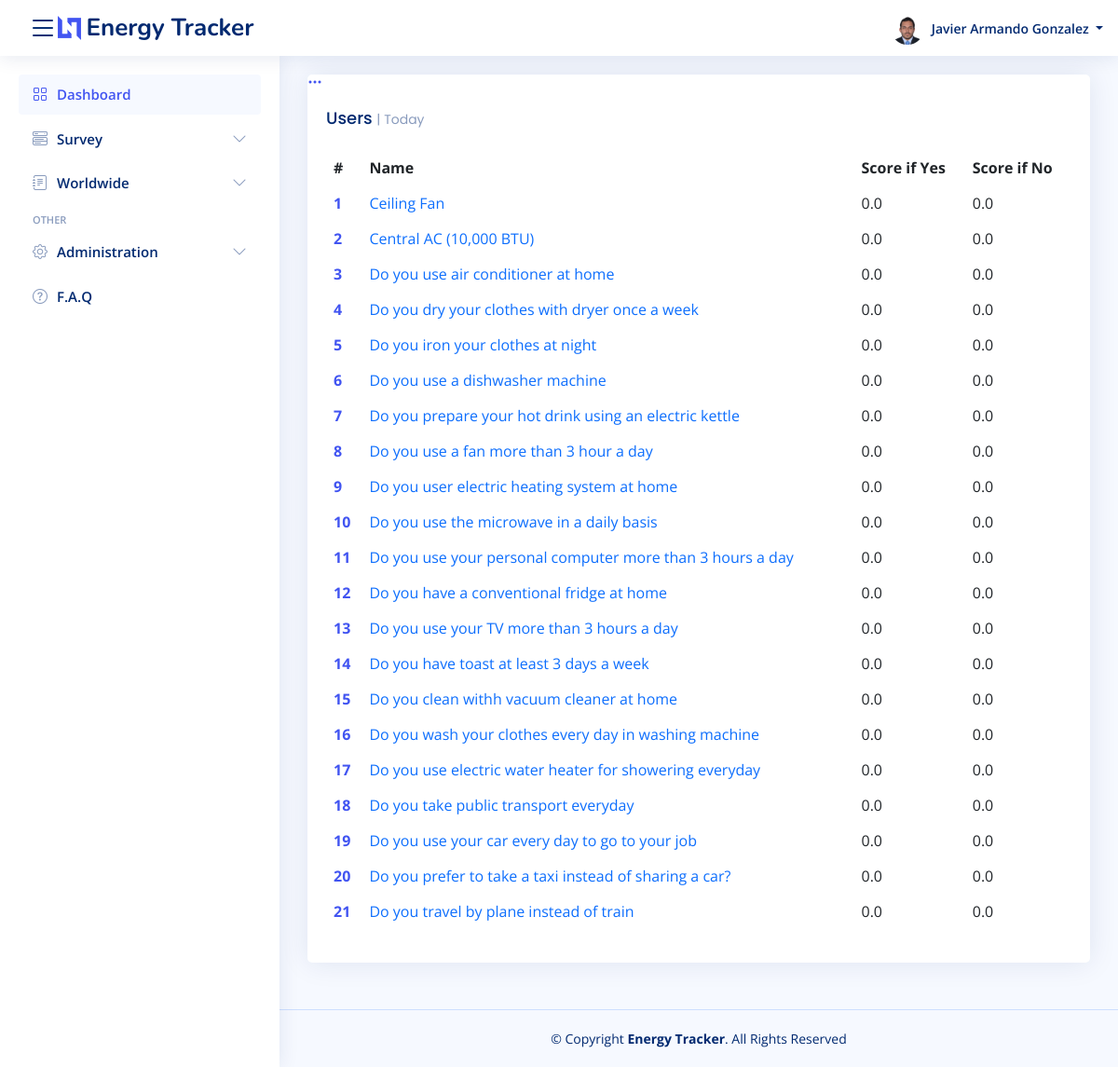
/questions/ (signed in), run on an earlier commit of the app's database.
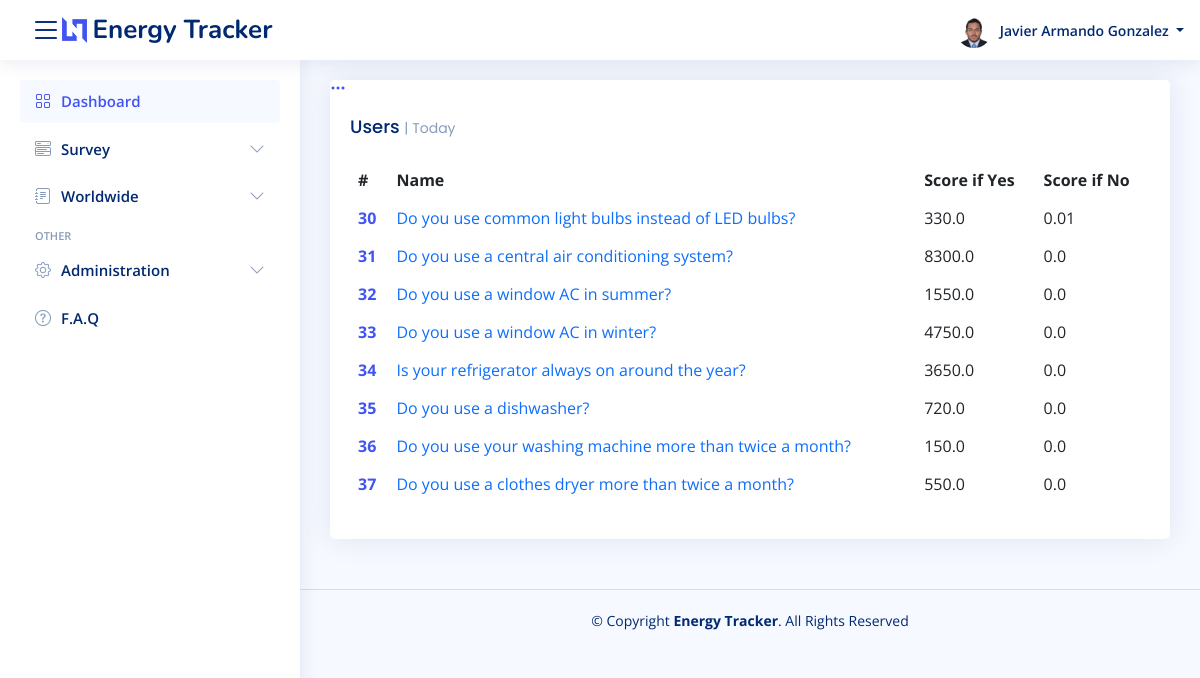
And on a later commit of the database.
### users/models.py (models this page shows, shortened)
class User(AbstractUser):
    username = None
    name = models.CharField(max_length = 100)
    email = models.EmailField(max_length = 254, unique=True)
    country = models.ForeignKey(Country, on_delete=models.CASCADE, null = True)
    USERNAME_FIELD = 'email'
    REQUIRED_FIELDS = []
    objects = CustomUserManager()
    profile_image = models.ImageField(upload_to="./energy_tracker/static/assets/img/profile/",null = True, default = None, blank=True)

### questions/models.py (models this page shows, shortened)
class Question(models.Model):
    name = models.CharField(max_length = 100)
    description = models.TextField()
    category = models.ForeignKey(QuestionCategory,on_delete=models.CASCADE)
    score_yes = models.FloatField()
    score_no = models.FloatField()

### questions/views.py (the view)
# urls.py: path('', views.index, name="dashboard_index"),
def index(request):
    questions = Question.objects.all()
    context = {
        'questions' : questions
    }
    return render(request, 'index.html', context)

### questions/templates/index.html (shortened to what this page needs)
{% extends "base.html" %}
{% block page_content %}
<div class="col-12">
    <div class="card recent-sales overflow-auto">
        <div class="filter">
            <a class="icon" href="#" data-bs-toggle="dropdown"><i class="bi bi-three-dots"></i></a>
        </div>
        <div class="card-body">
            <h5 class="card-title">Users <span>| Today</span></h5>
            <table class="table table-borderless datatable">
                <thead>
                    <tr>
                    <th scope="col">#</th>
                    <th scope="col">Name</th>
                    <th scope="col">Score if Yes</th>
                    <th scope="col">Score if No</th>
                    </tr>
                </thead>
                <tbody>
                    {% for item in questions %}
                    <tr>
                    <th scope="row"><a href="#">{{ item.id }}</a></th>
                    <td><a href="{% url 'question_detail' item.id %}" class="text-primary">{{ item.name }}</a></td>
                    <td>{{ item.score_yes }}</td>
                    <td>{{ item.score_no }}</td>
                    </tr>
                    {% endfor %}
                </tbody>
            </table>
        </div>
    </div>
</div>
{% endblock %}

### energy_tracker/templates/base.html (shortened to what this page needs)
{% load static %}
<link href="{% static 'assets/vendor/bootstrap/css/bootstrap.min.css' %}" rel="stylesheet">
<link href="{% static 'assets/vendor/bootstrap-icons/bootstrap-icons.css' %}" rel="stylesheet">
<link href="{% static 'assets/vendor/boxicons/css/boxicons.min.css' %}" rel="stylesheet">
<link href="{% static 'assets/vendor/quill/quill.snow.css' %}" rel="stylesheet">
<link href="{% static 'assets/vendor/quill/quill.bubble.css' %}" rel="stylesheet">
<link href="{% static 'assets/vendor/remixicon/remixicon.css' %}" rel="stylesheet">
<link href="{% static 'assets/vendor/simple-datatables/style.css' %}" rel="stylesheet">
<link href="{% static 'assets/css/style.css' %} " rel="stylesheet">
<header id="header" class="header fixed-top d-flex align-items-center">
    <div class="d-flex align-items-center justify-content-between">
      <i class="bi bi-list toggle-sidebar-btn"></i>
      <a href="{% url 'dashboard_index' %}" class="logo d-flex align-items-center">
        <img src="{% static 'assets/img/logo.png' %}"  alt="">
        <span class="d-none d-lg-block">Energy Tracker</span>
      </a>
    </div>
    <nav class="header-nav ms-auto">
      <ul class="d-flex align-items-center">
        {% if user.is_authenticated %}
        <li class="nav-item dropdown pe-3">
          <a class="nav-link nav-profile d-flex align-items-center pe-0" href="#" data-bs-toggle="dropdown">
            <img src="{{ user.profile_image|cut:'energy_tracker' }}" alt="Profile" class="rounded-circle">
            <span class="d-none d-md-block dropdown-toggle ps-2">
                {{user.name}}
            </span>
          </a>
        </li>
        {% endif %}
      </ul>
    </nav>
  </header>
  <aside id="sidebar" class="sidebar">
    <ul class="sidebar-nav" id="sidebar-nav">
      <li class="nav-item">
        <a class="nav-link " href="{% url 'dashboard_index' %}">
          <i class="bi bi-grid"></i>
          <span>Dashboard</span>
        </a>
      </li>
      <li class="nav-item">
        <a class="nav-link collapsed" data-bs-target="#components-nav" data-bs-toggle="collapse" href="#">
          <i class="bi bi-menu-button-wide"></i><span>Survey</span><i class="bi bi-chevron-down ms-auto"></i>
        </a>
      </li>
      <li class="nav-item">
        <a class="nav-link collapsed" data-bs-target="#forms-nav" data-bs-toggle="collapse" href="#">
          <i class="bi bi-journal-text"></i><span>Worldwide</span><i class="bi bi-chevron-down ms-auto"></i>
        </a>
          </li>
        </ul>
      <li class="nav-heading">Other</li>
      <li class="nav-item">
        <a class="nav-link collapsed" data-bs-target="#admin-nav" data-bs-toggle="collapse" href="#">
          <i class="bi bi-gear"></i>
          <span>Administration</span>
          <i class="bi bi-chevron-down ms-auto"></i>
        </a>
      </li>
      <li class="nav-item">
        <a class="nav-link collapsed" href="{% url 'notFound_index' %}">
          <i class="bi bi-question-circle"></i>
          <span>F.A.Q</span>
        </a>
      </li>
  </aside>
  <main id="main" class="main">
  {% block page_content %}{% endblock %}
  </main>
  <footer id="footer" class="footer">
    <div class="copyright">
      &copy; Copyright <strong><span>Energy Tracker</span></strong>. All Rights Reserved
    </div>
  </footer>

### energy_tracker/static/assets/css/style.css (style rules this page uses)
a { color: #4154f1; text-decoration: none; }
h1, h2, h3, h4, h5, h6 { font-family: "Nunito", sans-serif; }
#main { margin-top: 60px; padding: 20px 30px; transition: all 0.3s; }
.card { margin-bottom: 30px; border: none; border-radius: 5px; box-shadow: 0px 0 30px rgba(1, 41, 112, 0.1); }
.card-title { padding: 20px 0 15px 0; font-size: 18px; font-weight: 500; color: #012970; font-family: "Poppins", sans-serif; }
.card-title span { color: #899bbd; font-size: 14px; font-weight: 400; }
.card-body { padding: 0 20px 20px 20px; }
.logo { line-height: 1; }
@media (min-width: 1200px) { .logo { width: 280px; } }
.logo img { max-height: 26px; margin-right: 6px; }
.logo span { font-size: 26px; font-weight: 700; color: #012970; font-family: "Nunito", sans-serif; }
.header { transition: all 0.5s; z-index: 997; height: 60px; box-shadow: 0px 2px 20px rgba(1, 41, 112, 0.1); background-color: #fff; padding-left: 20px; }
.header .toggle-sidebar-btn { font-size: 32px; padding-left: 10px; cursor: pointer; color: #012970; }
.header-nav ul { list-style: none; }
.header-nav>ul { margin: 0; padding: 0; }
.header-nav .nav-profile { color: #012970; }
.header-nav .nav-profile img { max-height: 36px; }
.header-nav .nav-profile span { font-size: 14px; font-weight: 600; }
.sidebar { position: fixed; top: 60px; left: 0; bottom: 0; width: 300px; z-index: 996; transition: all 0.3s; padding: 20px; overflow-y: auto; scrollbar-width: thin; scrollbar-color: #aab7cf transparent; box-shadow: 0px 0px 20px rgba(1, 41, 112, 0.1); background-color: #fff; }
@media (min-width: 1200px) { #main, #footer { margin-left: 300px; } }
.sidebar-nav { padding: 0; margin: 0; list-style: none; }
.sidebar-nav li { padding: 0; margin: 0; list-style: none; }
.sidebar-nav .nav-item { margin-bottom: 5px; }
.sidebar-nav .nav-heading { font-size: 11px; text-transform: uppercase; color: #899bbd; font-weight: 600; margin: 10px 0 5px 15px; }
.sidebar-nav .nav-link { display: flex; align-items: center; font-size: 15px; font-weight: 600; color: #4154f1; transition: 0.3; background: #f6f9ff; padding: 10px 15px; border-radius: 4px; }
.sidebar-nav .nav-link i { font-size: 16px; margin-right: 10px; color: #4154f1; }
.sidebar-nav .nav-link.collapsed { color: #012970; background: #fff; }
.sidebar-nav .nav-link.collapsed i { color: #899bbd; }
.sidebar-nav .nav-link .bi-chevron-down { margin-right: 0; transition: transform 0.2s ease-in-out; }
.footer { padding: 20px 0; font-size: 14px; transition: all 0.3s; border-top: 1px solid #cddfff; }
.footer .copyright { text-align: center; color: #012970; }

What changed in the data, as far as the page shows it:
removed Question: id "1", name "Ceiling Fan", score_yes "0.0", score_no "0.0"
removed Question: id "2", name "Central AC (10,000 BTU)", score_yes "0.0", score_no "0.0"
removed Question: id "3", name "Do you use air conditioner at home", score_yes "0.0", score_no "0.0"
removed Question: id "4", name "Do you dry your clothes with dryer once a week", score_yes "0.0", score_no "0.0"
removed Question: id "5", name "Do you iron your clothes at night", score_yes "0.0", score_no "0.0"
removed Question: id "6", name "Do you use a dishwasher machine", score_yes "0.0", score_no "0.0"
removed Question: id "7", name "Do you prepare your hot drink using an electric kettle", score_yes "0.0", score_no "0.0"
removed Question: id "8", name "Do you use a fan more than 3 hour a day", score_yes "0.0", score_no "0.0"
removed Question: id "9", name "Do you user electric heating system at home", score_yes "0.0", score_no "0.0"
removed Question: id "10", name "Do you use the microwave in a daily basis", score_yes "0.0", score_no "0.0"
removed Question: id "11", name "Do you use your personal computer more than 3 hours a day", score_yes "0.0", score_no "0.0"
removed Question: id "12", name "Do you have a conventional fridge at home", score_yes "0.0", score_no "0.0"
removed Question: id "13", name "Do you use your TV more than 3 hours a day", score_yes "0.0", score_no "0.0"
removed Question: id "14", name "Do you have toast at least 3 days a week", score_yes "0.0", score_no "0.0"
removed Question: id "15", name "Do you clean withh vacuum cleaner at home", score_yes "0.0", score_no "0.0"
removed Question: id "16", name "Do you wash your clothes every day in washing machine", score_yes "0.0", score_no "0.0"
removed Question: id "17", name "Do you use electric water heater for showering everyday", score_yes "0.0", score_no "0.0"
removed Question: id "18", name "Do you take public transport everyday", score_yes "0.0", score_no "0.0"
removed Question: id "19", name "Do you use your car every day to go to your job", score_yes "0.0", score_no "0.0"
removed Question: id "20", name "Do you prefer to take a taxi instead of sharing a car?", score_yes "0.0", score_no "0.0"
removed Question: id "21", name "Do you travel by plane instead of train", score_yes "0.0", score_no "0.0"
added Question: id "30", name "Do you use common light bulbs instead of LED bulbs?", score_yes "330.0", score_no "0.01"
added Question: id "31", name "Do you use a central air conditioning system?", score_yes "8300.0", score_no "0.0"
added Question: id "32", name "Do you use a window AC in summer?", score_yes "1550.0", score_no "0.0"
added Question: id "33", name "Do you use a window AC in winter?", score_yes "4750.0", score_no "0.0"
added Question: id "34", name "Is your refrigerator always on around the year?", score_yes "3650.0", score_no "0.0"
added Question: id "35", name "Do you use a dishwasher?", score_yes "720.0", score_no "0.0"
added Question: id "36", name "Do you use your washing machine more than twice a month?", score_yes "150.0", score_no "0.0"
added Question: id "37", name "Do you use a clothes dryer more than twice a month?", score_yes "550.0", score_no "0.0"
